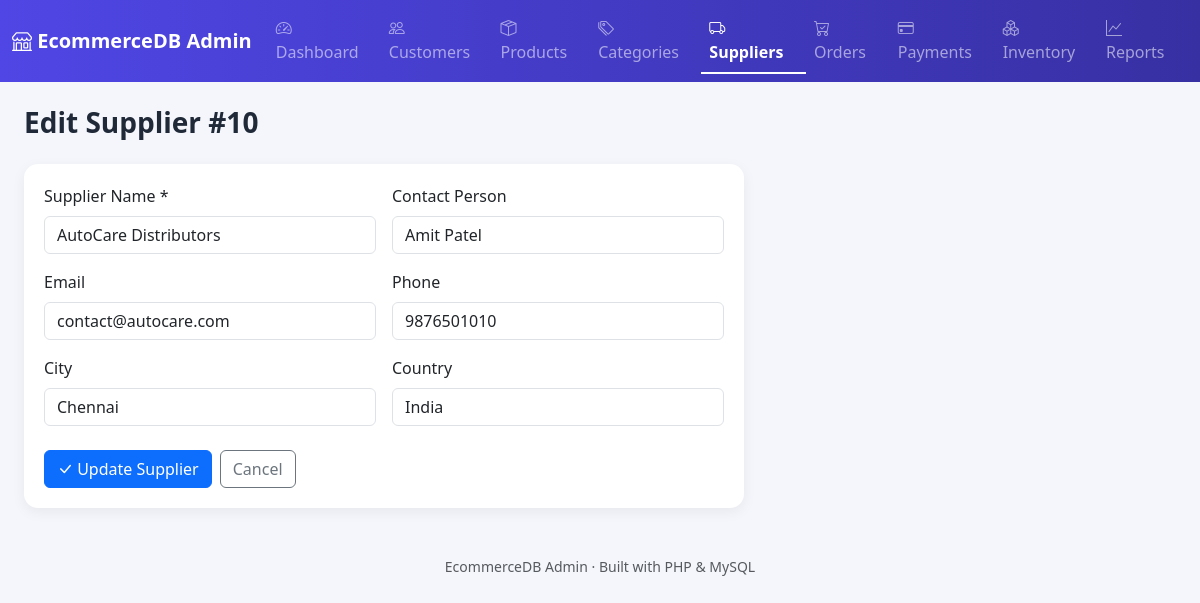
The page /supplier_form.php?id=10 on the database its author committed.
### tables this page shows
CREATE TABLE Suppliers(
SupplierID INT AUTO_INCREMENT PRIMARY KEY,
SupplierName VARCHAR(100) NOT NULL,
ContactPerson VARCHAR(100),
Email VARCHAR(100) UNIQUE,
Phone VARCHAR(15),
City VARCHAR(50),
Country VARCHAR(50)
);

### config.php (called while the page is built, shortened)
<?php
function h($value) {
    return htmlspecialchars((string)$value, ENT_QUOTES, 'UTF-8');
}

### supplier_form.php (the view, shortened to what this page needs)
<?php
require 'config.php';
$id = isset($_GET['id']) ? (int)$_GET['id'] : null;
$isEdit = $id !== null;
$supplier = ['SupplierName' => '', 'ContactPerson' => '', 'Email' => '', 'Phone' => '', 'City' => '', 'Country' => ''];
if ($isEdit) {
    $stmt = $pdo->prepare("SELECT * FROM Suppliers WHERE SupplierID = ?");
    $stmt->execute([$id]);
    $found = $stmt->fetch();
    $supplier = $found;
}
require 'includes/header.php';
?>
<h3 class="page-title mb-4"><?= $isEdit ? 'Edit Supplier #' . (int)$id : 'Add New Supplier' ?></h3>
<div class="table-card" style="max-width:720px;">
  <form method="post" novalidate>
    <div class="row g-3">
      <div class="col-md-6">
        <label class="form-label">Supplier Name *</label>
        <input type="text" name="SupplierName" class="form-control" value="<?= h($supplier['SupplierName']) ?>" required>
      </div>
      <div class="col-md-6">
        <label class="form-label">Contact Person</label>
        <input type="text" name="ContactPerson" class="form-control" value="<?= h($supplier['ContactPerson']) ?>">
      </div>
      <div class="col-md-6">
        <label class="form-label">Email</label>
        <input type="email" name="Email" class="form-control" value="<?= h($supplier['Email']) ?>">
      </div>
      <div class="col-md-6">
        <label class="form-label">Phone</label>
        <input type="text" name="Phone" class="form-control" value="<?= h($supplier['Phone']) ?>">
      </div>
      <div class="col-md-6">
        <label class="form-label">City</label>
        <input type="text" name="City" class="form-control" value="<?= h($supplier['City']) ?>">
      </div>
      <div class="col-md-6">
        <label class="form-label">Country</label>
        <input type="text" name="Country" class="form-control" value="<?= h($supplier['Country']) ?>">
      </div>
    </div>
    <div class="mt-4 d-flex gap-2">
      <button type="submit" class="btn btn-primary"><i class="bi bi-check-lg"></i> <?= $isEdit ? 'Update' : 'Save' ?> Supplier</button>
      <a href="suppliers.php" class="btn btn-outline-secondary">Cancel</a>
    </div>
  </form>
</div>
<?php require 'includes/footer.php'; ?>

### assets/style.css (style rules this page uses)
:root { --brand: #4f46e5; --brand-dark: #3730a3; }
body { background-color: #f4f6fb; font-family: 'Segoe UI', system-ui, -apple-system, sans-serif; }
.table-card { background: #fff; border-radius: 14px; box-shadow: 0 4px 14px rgba(0,0,0,0.06); padding: 1.25rem; }
.page-title { font-weight: 700; color: #1f2937; }

### rows shown on the page
suppliers: SupplierName "AutoCare Distributors", ContactPerson "Amit Patel", Email "contact@autocare.com", Phone "9876501010", City "Chennai", Country "India"

### other values the page prints
$id "10"
